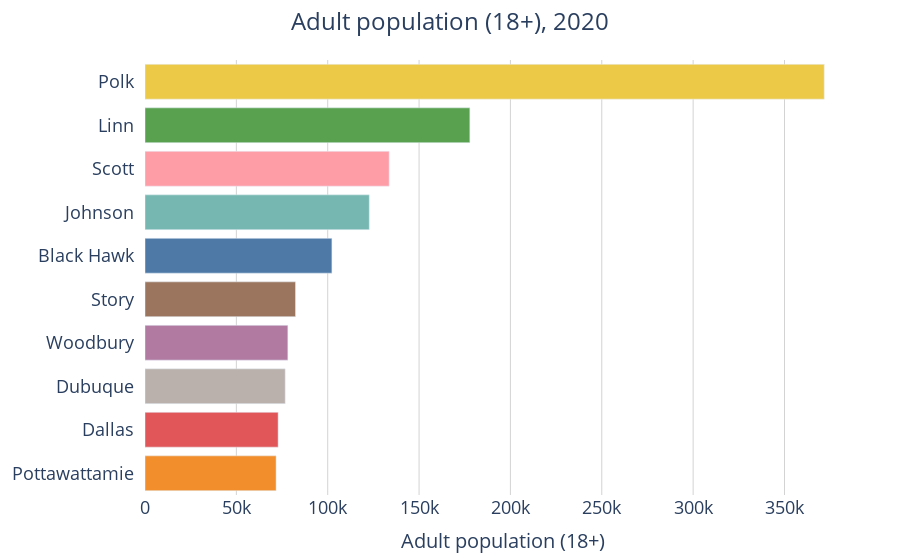

Notebook source saved alongside this figure:
### Markdown cell above
### Polk County purchases much more than other counties. It purchase more than twice the liters of Linn, the next highest consuming county, more than three time the amount of liters as Linn, Scott, Johnson and Black Hawk, and more than six times that purchased by the lower half of counties.

### Code cell
fig = px.bar(
    liters_sold_and_adult_pop_df,
    x='population_over_18',
    y='county',
    orientation='h',  # Horizontal bar chart
    color='county',  # Assign colors based on 'county' field
    color_discrete_map=county_colors,  # Apply custom colors
    labels={'population_over_18': 'Adult population (18+)', 'county': 'County '},  # Custom labels
    height=600  # Adjust height to accommodate all counties
)

# Update layout
fig.update_layout(
    xaxis=dict(
        title="Adult population (18+)",
        tickfont=dict(size=18),
        title_font = dict(size = 20),
        showgrid = True,
        gridcolor = 'LightGrey'

    ), 
    yaxis=dict(
        title=None,
        tickfont=dict(size=18),
        ticksuffix = '  '#
    ),
    
    title=dict(
        text = "Adult population (18+), 2020",
        x = .5,
        xanchor = 'center'
     ),

    showlegend=False,  # Hide legend since colors are used for encoding 'county'
    plot_bgcolor='rgba(0,0,0,0)',  # Transparent background for the plot area
    margin=dict(l=40, r=40, t=60, b=40),  # Left, Right, Top, Bottom margins
    title_font_size = 24
)

fig.show()

### Figure 1 — Plotly figure (JSON) as saved in the notebook; plotly's stock layout.template omitted (floating-point values rounded to 4 significant figures)
{"data": [{"alignmentgroup": "True", "hovertemplate": "County =%{y}<br>Adult population (18+)=%{x}<extra></extra>", "legendgroup": "Polk", "marker": {"color": "#edc948", "pattern": {"shape": ""}}, "name": "Polk", "offsetgroup": "Polk", "orientation": "h", "showlegend": true, "textposition": "auto", "type": "bar", "x": [371762], "xaxis": "x", "y": ["Polk"], "yaxis": "y"}, {"alignmentgroup": "True", "hovertemplate": "County =%{y}<br>Adult population (18+)=%{x}<extra></extra>", "legendgroup": "Linn", "marker": {"color": "#59a14f", "pattern": {"shape": ""}}, "name": "Linn", "offsetgroup": "Linn", "orientation": "h", "showlegend": true, "textposition": "auto", "type": "bar", "x": [177790], "xaxis": "x", "y": ["Linn"], "yaxis": "y"}, {"alignmentgroup": "True", "hovertemplate": "County =%{y}<br>Adult population (18+)=%{x}<extra></extra>", "legendgroup": "Scott", "marker": {"color": "#ff9da7", "pattern": {"shape": ""}}, "name": "Scott", "offsetgroup": "Scott", "orientation": "h", "showlegend": true, "textposition": "auto", "type": "bar", "x": [133621], "xaxis": "x", "y": ["Scott"], "yaxis": "y"}, {"alignmentgroup": "True", "hovertemplate": "County =%{y}<br>Adult population (18+)=%{x}<extra></extra>", "legendgroup": "Johnson", "marker": {"color": "#76b7b2", "pattern": {"shape": ""}}, "name": "Johnson", "offsetgroup": "Johnson", "orientation": "h", "showlegend": true, "textposition": "auto", "type": "bar", "x": [122741], "xaxis": "x", "y": ["Johnson"], "yaxis": "y"}, {"alignmentgroup": "True", "hovertemplate": "County =%{y}<br>Adult population (18+)=%{x}<extra></extra>", "legendgroup": "Black Hawk", "marker": {"color": "#4e79a7", "pattern": {"shape": ""}}, "name": "Black Hawk", "offsetgroup": "Black Hawk", "orientation": "h", "showlegend": true, "textposition": "auto", "type": "bar", "x": [102292], "xaxis": "x", "y": ["Black Hawk"], "yaxis": "y"}, {"alignmentgroup": "True", "hovertemplate": "County =%{y}<br>Adult population (18+)=%{x}<extra></extra>", "legendgroup": "Story", "marker": {"color": "#9c755f", "pattern": {"shape": ""}}, "name": "Story", "offsetgroup": "Story", "orientation": "h", "showlegend": true, "textposition": "auto", "type": "bar", "x": [82376], "xaxis": "x", "y": ["Story"], "yaxis": "y"}, {"alignmentgroup": "True", "hovertemplate": "County =%{y}<br>Adult population (18+)=%{x}<extra></extra>", "legendgroup": "Woodbury", "marker": {"color": "#b07aa1", "pattern": {"shape": ""}}, "name": "Woodbury", "offsetgroup": "Woodbury", "orientation": "h", "showlegend": true, "textposition": "auto", "type": "bar", "x": [78184], "xaxis": "x", "y": ["Woodbury"], "yaxis": "y"}, {"alignmentgroup": "True", "hovertemplate": "County =%{y}<br>Adult population (18+)=%{x}<extra></extra>", "legendgroup": "Dubuque", "marker": {"color": "#bab0ac", "pattern": {"shape": ""}}, "name": "Dubuque", "offsetgroup": "Dubuque", "orientation": "h", "showlegend": true, "textposition": "auto", "type": "bar", "x": [76732], "xaxis": "x", "y": ["Dubuque"], "yaxis": "y"}, {"alignmentgroup": "True", "hovertemplate": "County =%{y}<br>Adult population (18+)=%{x}<extra></extra>", "legendgroup": "Dallas", "marker": {"color": "#e15759", "pattern": {"shape": ""}}, "name": "Dallas", "offsetgroup": "Dallas", "orientation": "h", "showlegend": true, "textposition": "auto", "type": "bar", "x": [72864], "xaxis": "x", "y": ["Dallas"], "yaxis": "y"}, {"alignmentgroup": "True", "hovertemplate": "County =%{y}<br>Adult population (18+)=%{x}<extra></extra>", "legendgroup": "Pottawattamie", "marker": {"color": "#f28e2b", "pattern": {"shape": ""}}, "name": "Pottawattamie", "offsetgroup": "Pottawattamie", "orientation": "h", "showlegend": true, "textposition": "auto", "type": "bar", "x": [71748], "xaxis": "x", "y": ["Pottawattamie"], "yaxis": "y"}], "layout": {"autosize": true, "barmode": "relative", "legend": {"title": {"text": "County "}, "tracegroupgap": 0}, "margin": {"b": 40, "l": 40, "r": 40, "t": 60}, "plot_bgcolor": "rgba(0, 0, 0, 0)", "showlegend": false, "title": {"font": {"size": 24}, "text": "Adult population (18+), 2020", "x": 0.5, "xanchor": "center"}, "xaxis": {"anchor": "y", "autorange": true, "domain": [0, 1], "gridcolor": "LightGrey", "range": [0, 391300.0], "showgrid": true, "tickfont": {"size": 18}, "title": {"font": {"size": 20}, "text": "Adult population (18+)"}, "type": "linear"}, "yaxis": {"anchor": "x", "autorange": true, "categoryarray": ["Pottawattamie", "Dallas", "Dubuque", "Woodbury", "Story", "Black Hawk", "Johnson", "Scott", "Linn", "Polk"], "categoryorder": "array", "domain": [0, 1], "range": [-0.5, 9.5], "tickfont": {"size": 18}, "ticksuffix": "  ", "title": {}, "type": "category"}}}
